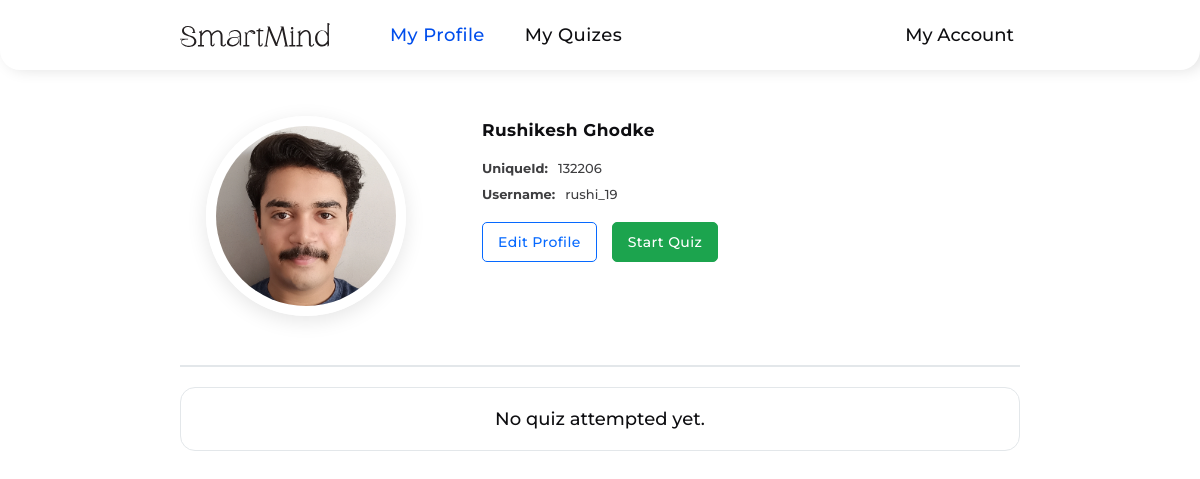
Before: /user/profile.php (signed in) with the older database file.
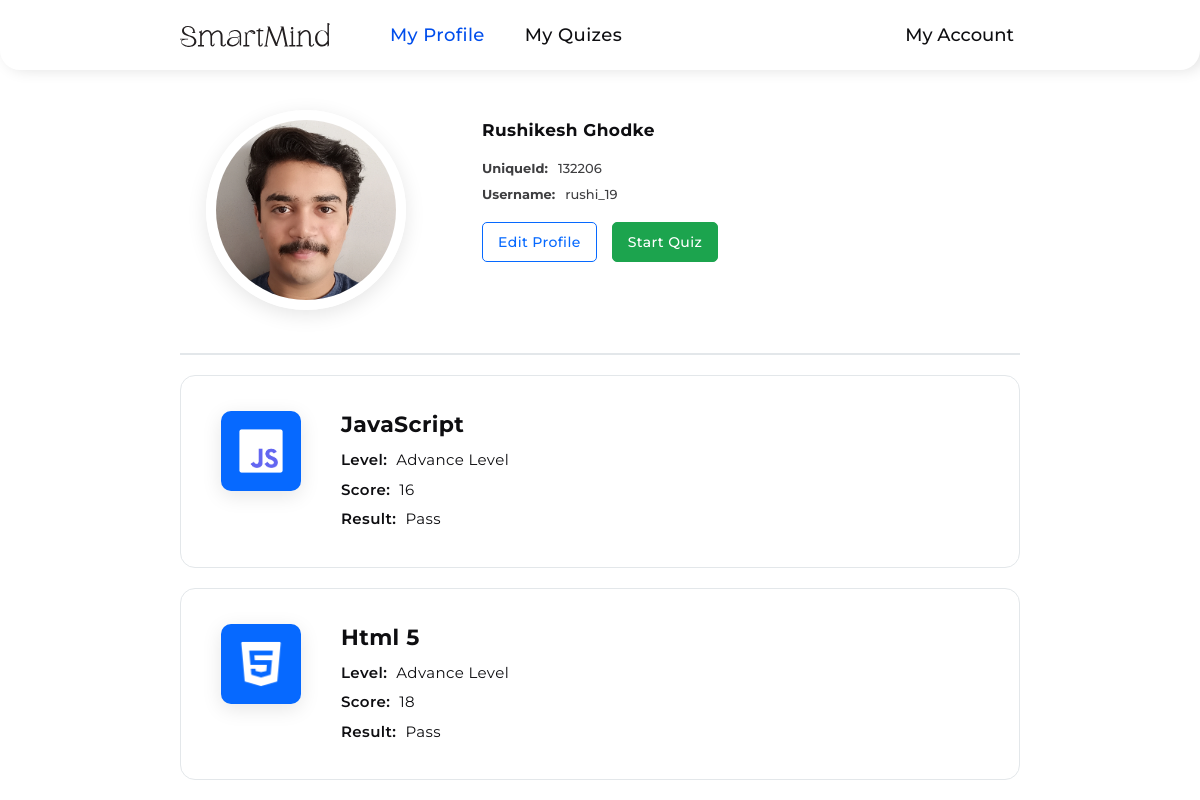
After: the same page with the newer database file.
### tables this page shows
CREATE TABLE `students` (
  `studentId` int(11) NOT NULL,
  `studentUniqueId` int(11) NOT NULL,
  `firstName` varchar(255) NOT NULL,
  `lastName` varchar(255) NOT NULL,
  `dateOfBirth` date NOT NULL,
  `gender` varchar(10) NOT NULL,
  `email` varchar(255) NOT NULL,
  `mobileNumber` varchar(10) NOT NULL,
  `username` varchar(255) NOT NULL,
  `studentImage` varchar(255) NOT NULL,
  `password` varchar(255) NOT NULL,
  `accountCreationDateTime` datetime NOT NULL,
  `verificationToken` varchar(255) NOT NULL,
  `tokenExpirationTime` datetime DEFAULT NULL,
  `isVerified` tinyint(1) NOT NULL
);

CREATE TABLE `attempted_quiz` (
  `id` int(11) NOT NULL,
  `studentId` int(11) NOT NULL,
  `student_name` varchar(255) NOT NULL,
  `topic_unique_id` varchar(255) NOT NULL,
  `quiz_topic_name` varchar(255) NOT NULL,
  `langImages` varchar(255) NOT NULL,
  `level` varchar(100) NOT NULL,
  `score` int(11) NOT NULL,
  `result` varchar(100) NOT NULL
);

### assets/php/profileDetails.php (called while the page is built, shortened)
<?php
require "connection.php";
if (!empty($_SESSION['studentId'])) {
  $studentId = $_SESSION['studentId'];
  $selectQuery = mysqli_query($connection, "SELECT * FROM `students` WHERE `studentId` = $studentId");
  if ($selectQuery) {
    $fetchData = mysqli_fetch_assoc($selectQuery);
  }
  else {
    echo mysqli_error($connection);
  }
}
else
{
  header("Location: ../login.php");
}
?>

### assets/php/attemptedQuiz.php (called while the page is built)
<?php
include "connection.php";
if (!empty($_SESSION["studentId"])) {
  $studentId = $_SESSION["studentId"];
  $selectQuery = mysqli_query($connection, "SELECT * FROM `attempted_quiz` WHERE `studentId` = $studentId");
}
?>

### user/profile.php (the view, shortened to what this page needs)
<?php
include "../assets/php/profileDetails.php";
include "../assets/php/attemptedQuiz.php";
?>
<!DOCTYPE html>
<html lang="en">
<head>
  <link rel="stylesheet" href="../assets/css/profile.css" />
  <link rel="stylesheet" href="https://cdn-uicons.flaticon.com/2.1.0/uicons-regular-rounded/css/uicons-regular-rounded.css" />
  <link rel="stylesheet" href="https://cdn-uicons.flaticon.com/2.1.0/uicons-thin-straight/css/uicons-thin-straight.css" />
</head>
<body>
  <header class="header">
    <div class="left-side">
      <div class="logo">
        <img src="../assets/images/Logo.svg" alt="logo" />
      </div>
      <nav class="navbar">
        <ul>
          <li class="active"><a href="./profile.php">My Profile</a></li>
          <li><a href="./quizes.php">My Quizes</a></li>
        </ul>
      </nav>
    </div>
    <div class="right-side">
      <div class="user">
        <span>My Account <i class="fi fi-rr-angle-small-down"></i></span>
      </div>
    </div>
  </header>
  <section class="profile-container">
    <div class="container">
      <div class="profile-content">
        <div class="student-image">
          <label for="profile-img">
            <?php
            if (!empty($fetchData["studentImage"])) {
            ?>
              <img src="../assets/StudentsProfileImages/<?php echo $fetchData["studentImage"]; ?>" style='width: 20rem; height: 20rem; object-fit: cover; border: 1rem solid #fff; text-align: center; border-radius: 50%; box-shadow: 0 5px 2rem rgba(0, 0, 0, 0.1);' class='profile-img'>
            <?php
            } else {
            ?>
            <?php
              echo "<img src='../assets/images/profile-user.png' style='width: 20rem; height: 20rem; object-fit: cover; text-align: center; border: 1rem solid #fff; border-radius: 50%; box-shadow: 0 5px 2rem rgba(0, 0, 0, 0.1);' class='profile-img'>";
            }
            ?>
          </label>
        </div>
        <div class="student-data">
          <h1><?php echo $fetchData['firstName'] . ' ' . $fetchData['lastName']; ?></h1>
          <div class="profile-info-wrapper">
            <div class="profile-info-item">
              <span class="profile-info-item-label">UniqueId: </span>
              <span class="profile-info-item-value"><?php echo $fetchData['studentUniqueId'] ?></span>
            </div>
            <div class="profile-info-item">
              <span class="profile-info-item-label">Username: </span>
              <span class="profile-info-item-value"><?php echo $fetchData['username'] ?></span>
            </div>
            <div class="profile-info-item">
              <a class="edit-profile" href="./editprofile.php">Edit Profile</a>
              <a class="start-quiz" href="./quizes.php">Start Quiz</a>
            </div>
          </div>
        </div>
      </div>
      <div class="quizes-content">
        <?php
        if (mysqli_num_rows($selectQuery) > 0) {
          while ($row = mysqli_fetch_assoc($selectQuery)) {
        ?>
            <div class="quiz-container">
              <div class="lang-image-container">
                <div class="lang-image">
                  <?php
                  if (!empty($row["langImages"])) {
                  ?>
                    <img src="../assets/languageImages/<?php echo $row["langImages"] ?>" alt="language-logo">
                  <?php
                  } else {
                  ?>
                    <img src="../assets/images/default-lang-image.png" alt="default-lang-image">
                  <?php
                  }
                  ?>
                </div>
              </div>
              <div class="quiz-attempted-info">
                <div class="profile-skills-item">
                  <h2><?php echo $row["quiz_topic_name"]; ?></h2>
                </div>
                <div class="profile-skills-item">
                  <span class="profile-skills-item-label">Level: </span>
                  <span class="profile-skills-item-value"><?php echo $row["level"]; ?></span>
                </div>
                <div class="profile-skills-item">
                  <span class="profile-skills-item-label">Score: </span>
                  <span class="profile-skills-item-value"><?php echo $row["score"]; ?></span>
                </div>
                <div class="profile-skills-item">
                  <span class="profile-skills-item-label">Result: </span>
                  <span class="profile-skills-item-value"><?php echo $row["result"]; ?></span>
                </div>
              </div>
            </div>
          <?php
          }
          ?>
        <?php
        } else {
        ?>
          <div class="no-quiz-attempted">
            <span>No quiz attempted yet.</span>
          </div>
        <?php
        }
        ?>
      </div>
    </div>
  </section>
</body>
</html>

Changed rows visible on the page:
added attempted_quiz: langImages (picture), quiz_topic_name "JavaScript", level "Advance Level", score "16", result "Pass"
added attempted_quiz: langImages (picture), quiz_topic_name "Html 5", level "Advance Level", score "18", result "Pass"
Other visible differences:
text no longer shown: "No quiz attempted yet."
